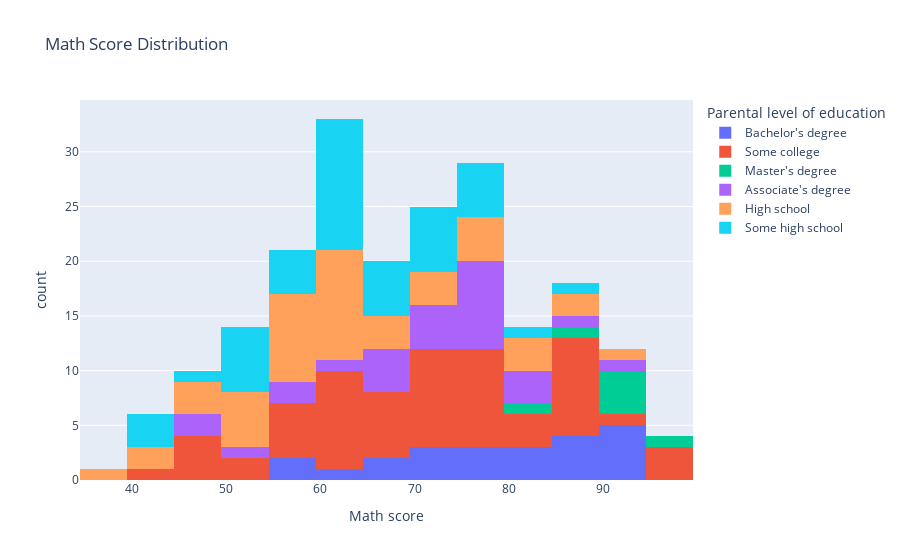

Notebook code for this chart:
### Code cell
fig = px.histogram(df, x='Math score', nbins=30, 
                   color='Parental level of education',title='Math Score Distribution')
fig.show()

### Figure 1 — Plotly figure (JSON) as saved in the notebook; plotly's stock layout.template omitted (floating-point values rounded to 4 significant figures)
{"data": [{"alignmentgroup": "True", "bingroup": "x", "hovertemplate": "Parental level of education=Bachelor's degree<br>Math score=%{x}<br>count=%{y}<extra></extra>", "legendgroup": "Bachelor's degree", "marker": {"color": "#636efa", "pattern": {"shape": ""}}, "name": "Bachelor's degree", "nbinsx": 30, "offsetgroup": "Bachelor's degree", "orientation": "v", "showlegend": true, "type": "histogram", "x": [72, 70, 91, 58, 90, 87, 83, 92, 89, 79, 68, 86, 88, 84, 79, 66, 62, 70, 90, 57, 76, 84, 92], "xaxis": "x", "yaxis": "y"}, {"alignmentgroup": "True", "bingroup": "x", "hovertemplate": "Parental level of education=Some college<br>Math score=%{x}<br>count=%{y}<extra></extra>", "legendgroup": "Some college", "marker": {"color": "#EF553B", "pattern": {"shape": ""}}, "name": "Some college", "nbinsx": 30, "offsetgroup": "Some college", "orientation": "v", "showlegend": true, "type": "histogram", "x": [69, 76, 88, 40, 95, 85, 59, 74, 93, 67, 81, 72, 79, 48, 86, 88, 74, 85, 61, 78, 79, 62, 68, 70, 95, 62, 80, 87, 73, 45, 64, 68, 59, 50, 76, 71, 48, 62, 75, 64, 55, 68, 51, 46, 59, 88, 85, 67, 74, 62, 73, 64, 95, 85, 70, 75, 84, 75, 77, 58, 62], "xaxis": "x", "yaxis": "y"}, {"alignmentgroup": "True", "bingroup": "x", "hovertemplate": "Parental level of education=Master's degree<br>Math score=%{x}<br>count=%{y}<extra></extra>", "legendgroup": "Master's degree", "marker": {"color": "#00cc96", "pattern": {"shape": ""}}, "name": "Master's degree", "nbinsx": 30, "offsetgroup": "Master's degree", "orientation": "v", "showlegend": true, "type": "histogram", "x": [90, 94, 82, 92, 98, 94, 88], "xaxis": "x", "yaxis": "y"}, {"alignmentgroup": "True", "bingroup": "x", "hovertemplate": "Parental level of education=Associate's degree<br>Math score=%{x}<br>count=%{y}<extra></extra>", "legendgroup": "Associate's degree", "marker": {"color": "#ab63fa", "pattern": {"shape": ""}}, "name": "Associate's degree", "nbinsx": 30, "offsetgroup": "Associate's degree", "orientation": "v", "showlegend": true, "type": "histogram", "x": [47, 71, 85, 76, 75, 68, 75, 69, 70, 78, 59, 79, 63, 68, 81, 70, 78, 58, 77, 78, 73, 84, 51, 91, 47, 81, 67], "xaxis": "x", "yaxis": "y"}, {"alignmentgroup": "True", "bingroup": "x", "hovertemplate": "Parental level of education=High school<br>Math score=%{x}<br>count=%{y}<extra></extra>", "legendgroup": "High school", "marker": {"color": "#FFA15A", "pattern": {"shape": ""}}, "name": "High school", "nbinsx": 30, "offsetgroup": "High school", "orientation": "v", "showlegend": true, "type": "histogram", "x": [64, 38, 82, 78, 88, 65, 79, 55, 80, 76, 62, 51, 63, 45, 59, 72, 59, 51, 46, 65, 43, 73, 80, 62, 69, 73, 60, 59, 77, 91, 61, 62, 62, 47, 58, 87, 43, 52, 53, 59, 57, 59, 64, 63, 54], "xaxis": "x", "yaxis": "y"}, {"alignmentgroup": "True", "bingroup": "x", "hovertemplate": "Parental level of education=Some high school<br>Math score=%{x}<br>count=%{y}<extra></extra>", "legendgroup": "Some high school", "marker": {"color": "#19d3f3", "pattern": {"shape": ""}}, "name": "Some high school", "nbinsx": 30, "offsetgroup": "Some high school", "orientation": "v", "showlegend": true, "type": "histogram", "x": [63, 43, 67, 61, 69, 44, 52, 58, 79, 61, 72, 65, 73, 61, 58, 62, 61, 61, 64, 43, 53, 77, 60, 64, 71, 56, 61, 48, 73, 56, 75, 87, 54, 51, 63, 81, 69, 54, 76, 75, 70, 70, 53, 67], "xaxis": "x", "yaxis": "y"}], "layout": {"barmode": "relative", "legend": {"title": {"text": "Parental level of education"}, "tracegroupgap": 0}, "title": {"text": "Math Score Distribution"}, "xaxis": {"anchor": "y", "domain": [0.0, 1.0], "title": {"text": "Math score"}}, "yaxis": {"anchor": "x", "domain": [0.0, 1.0], "title": {"text": "count"}}}}
